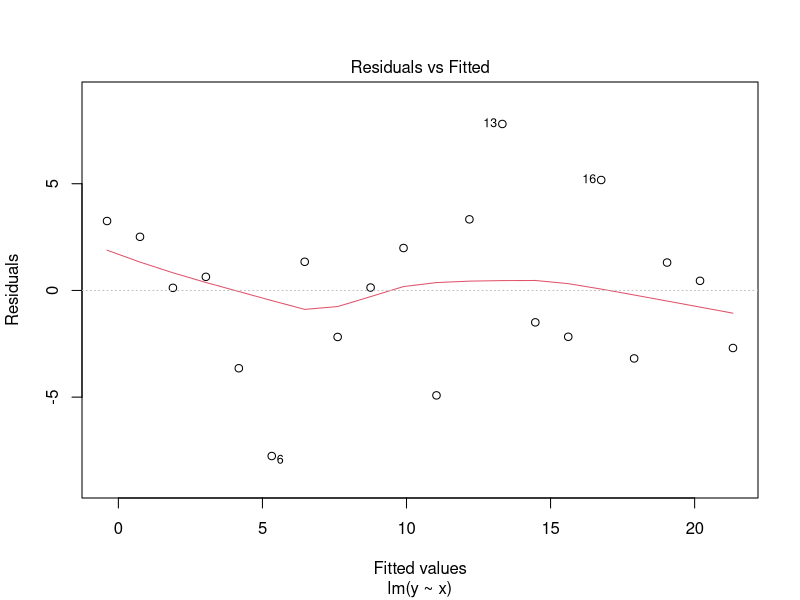
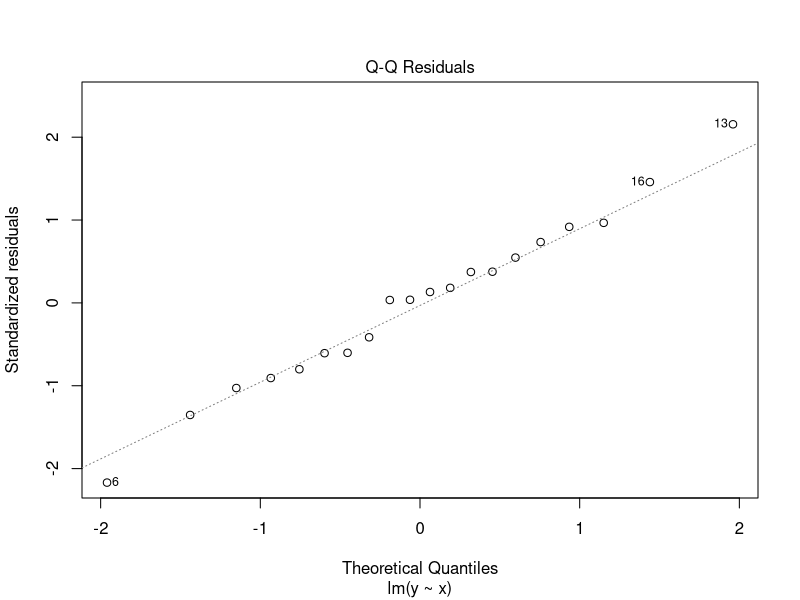
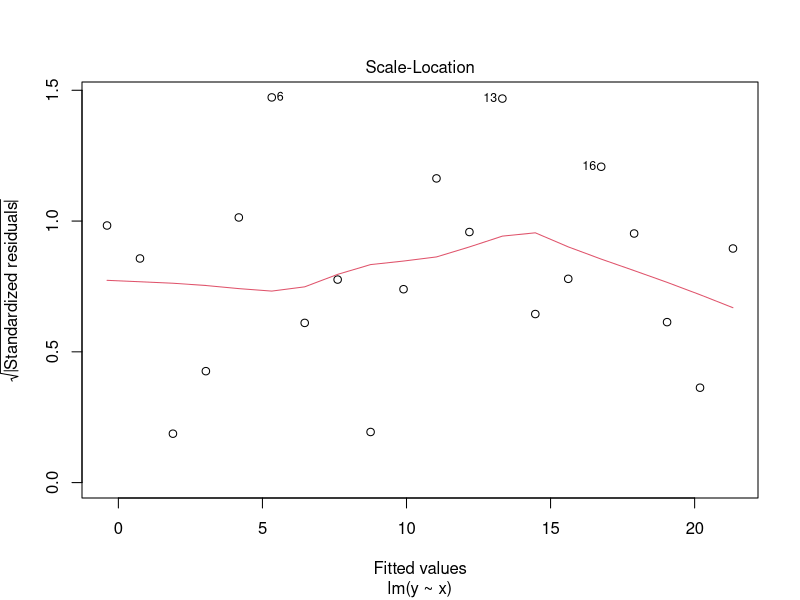
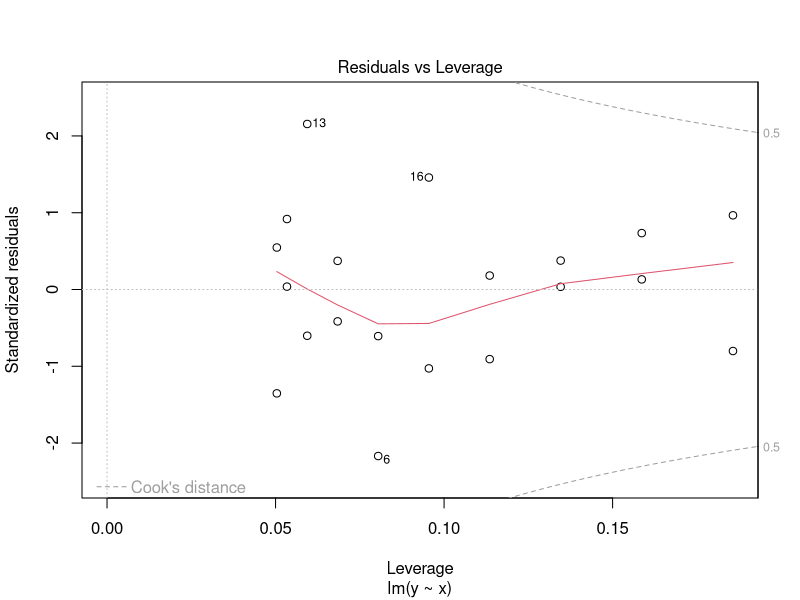

Here is the R script that generated these plots, in order:
x <- 1:20
x
w <- 1+sqrt(x)/2
w
df <- data.frame(x=x,y=x+rnorm(x)*w)
df
str(df)
fm<-lm(y~x, data=df)
summary(fm)
fm
str(fm)
class(fm)
mode(fm)
plot(fm)